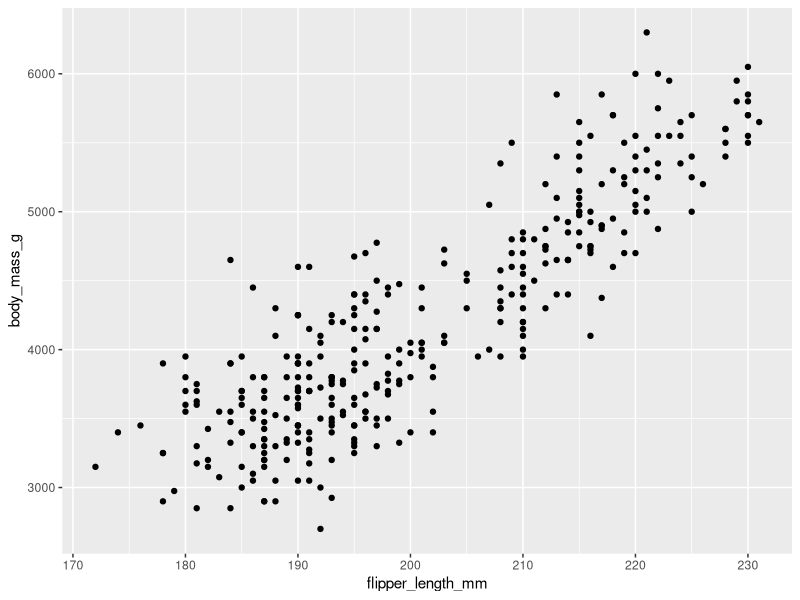
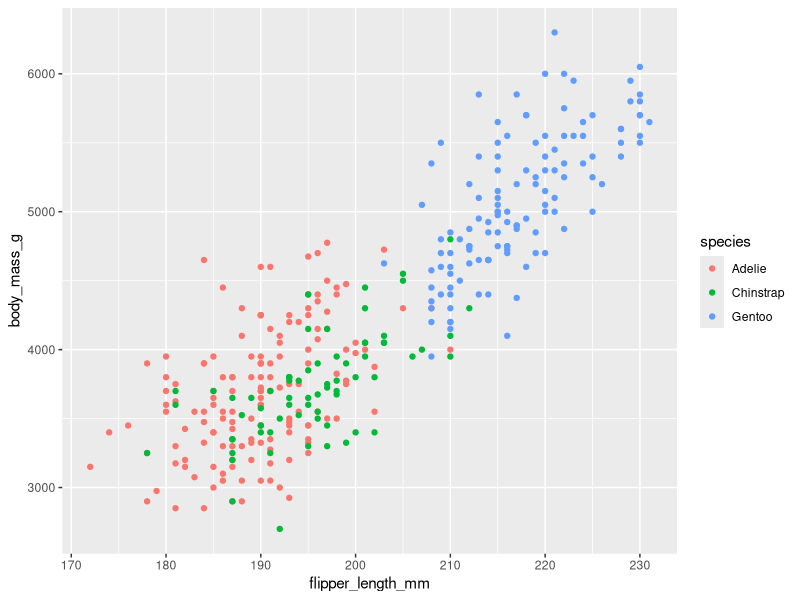
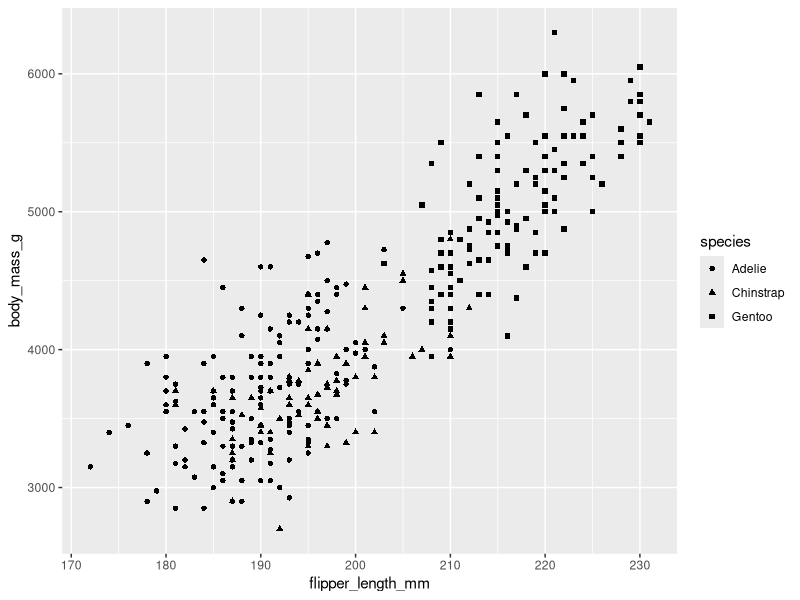
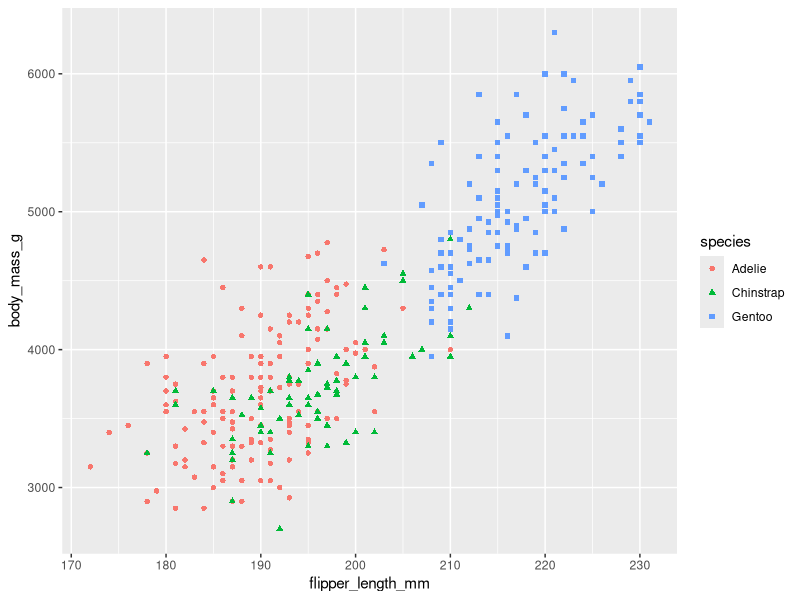
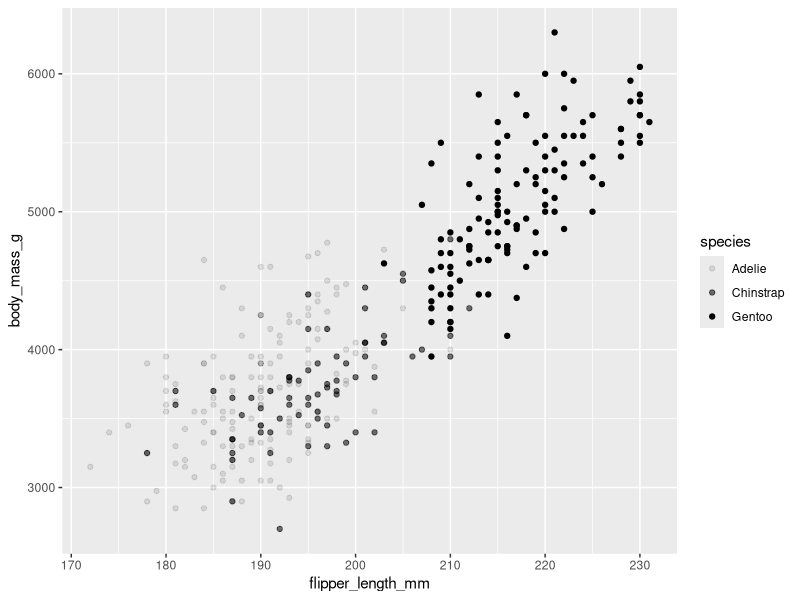
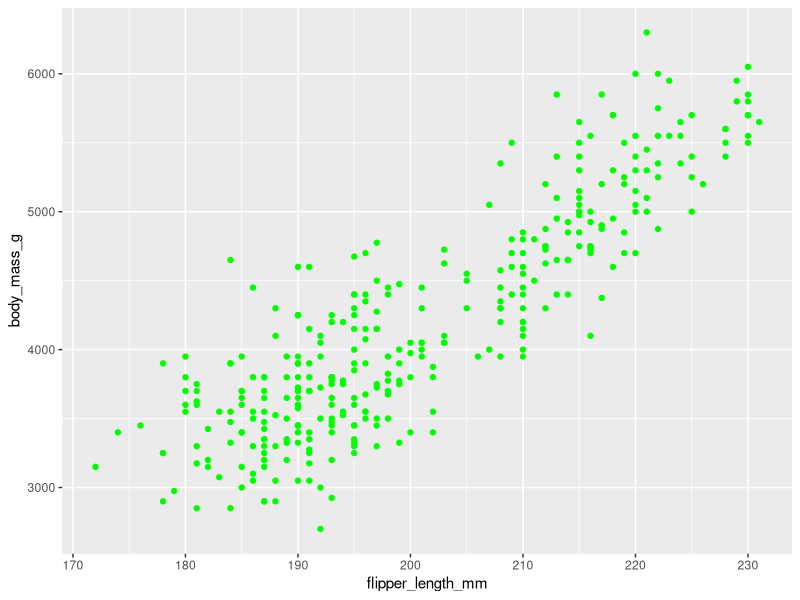
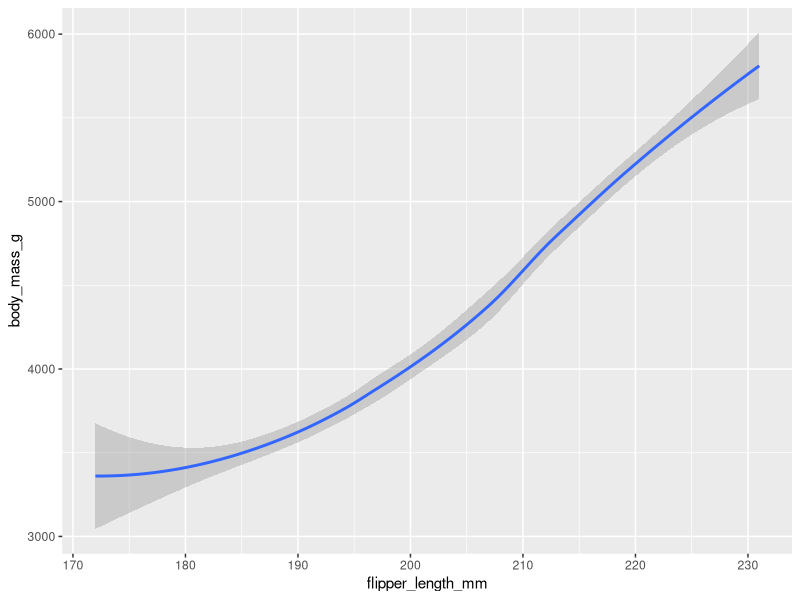
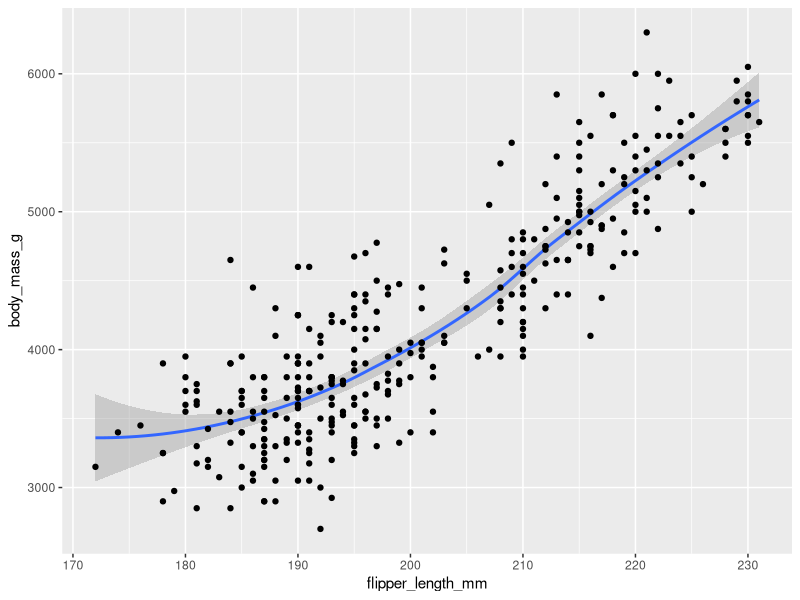

R code for these plots, in order:
## ---- chunk 1
library(ggplot2)
library(palmerpenguins)
## ---- chunk 2
ggplot(data=penguins) +
  geom_point(mapping = aes(x = flipper_length_mm, y = body_mass_g))
## ---- chunk 3
ggplot(data=penguins) +
  geom_point(mapping = aes(x=flipper_length_mm, y=body_mass_g, color=species))
## ---- chunk 4
ggplot(data=penguins) +
  geom_point(mapping = aes(x=flipper_length_mm, y=body_mass_g, shape=species))
## ---- chunk 5
ggplot(data=penguins) +
  geom_point(mapping = aes(x=flipper_length_mm, y=body_mass_g, color=species, shape=species))
## ---- chunk 6
ggplot(data=penguins) +
  geom_point(mapping = aes(x=flipper_length_mm, y=body_mass_g, alpha=species))
## ---- chunk 7
ggplot(data=penguins) +
  geom_point(mapping = aes(x=flipper_length_mm, y=body_mass_g), color="green")
## ---- chunk 8
ggplot(data=penguins) +
  geom_smooth(mapping = aes(x=flipper_length_mm, y=body_mass_g))
## ---- chunk 9
ggplot(data=penguins) +
  geom_smooth(mapping = aes(x=flipper_length_mm, y=body_mass_g)) +
  geom_point(mapping = aes(x=flipper_length_mm, y=body_mass_g))
## ---- chunk 10
ggplot(data=penguins) +
  geom_smooth(mapping = aes(x=flipper_length_mm, y=body_mass_g, linetype = species))
## ---- chunk 11
ggplot(data=penguins) +
  geom_jitter(mapping = aes(x=flipper_length_mm, y=body_mass_g))
## ---- chunk 12
ggplot(data=diamonds) +
  geom_bar(mapping = aes(x=cut))
## ---- chunk 13
ggplot(data=diamonds) +
  geom_bar(mapping = aes(x=cut, color=cut))
## ---- chunk 14
ggplot(data=diamonds) +
  geom_bar(mapping = aes(x=cut, fill=cut))
## ---- chunk 15
ggplot(data=diamonds) +
  geom_bar(mapping = aes(x=cut, fill=clarity))
## ---- chunk 16
ggplot(data=penguins, aes(x=flipper_length_mm, y=body_mass_g)) +
  geom_point(aes(colour = species)) +
  facet_wrap(~species)
## ---- chunk 17
ggplot(data=diamonds) +
  geom_bar(mapping=aes(x=color, fill=cut)) +
  facet_wrap(~cut)
## ---- chunk 18
ggplot(data=penguins) +
  geom_point(mapping=aes(x=flipper_length_mm, y=body_mass_g, color=species)) +
  facet_grid(sex~species)
